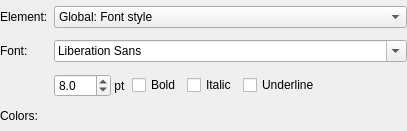
<?xml version="1.0" encoding="UTF-8"?>
<ui version="4.0">
 <class>AppearanceConfigWidget</class>
 <widget class="QWidget" name="AppearanceConfigWidget">
  <property name="geometry">
   <rect>
    <x>0</x>
    <y>0</y>
    <width>407</width>
    <height>131</height>
   </rect>
  </property>
  <property name="windowTitle">
   <string>Form</string>
  </property>
  <layout class="QGridLayout" name="appearanceconfig_grid">
   <property name="leftMargin">
    <number>0</number>
   </property>
   <property name="topMargin">
    <number>0</number>
   </property>
   <property name="rightMargin">
    <number>0</number>
   </property>
   <property name="bottomMargin">
    <number>0</number>
   </property>
   <property name="spacing">
    <number>6</number>
   </property>
   <item row="0" column="0">
    <widget class="QLabel" name="element_lbl">
     <property name="sizePolicy">
      <sizepolicy hsizetype="Preferred" vsizetype="Fixed">
       <horstretch>0</horstretch>
       <verstretch>0</verstretch>
      </sizepolicy>
     </property>
     <property name="text">
      <string>Element:</string>
     </property>
    </widget>
   </item>
   <item row="0" column="2" colspan="4">
    <widget class="QComboBox" name="element_cmb">
     <item>
      <property name="text">
       <string>Global: Font style</string>
      </property>
     </item>
     <item>
      <property name="text">
       <string>Global: Constraints descriptor</string>
      </property>
     </item>
     <item>
      <property name="text">
       <string>Global: Object selection</string>
      </property>
     </item>
     <item>
      <property name="text">
       <string>Global: Position hint text</string>
      </property>
     </item>
     <item>
      <property name="text">
       <string>Global: Position hint box</string>
      </property>
     </item>
     <item>
      <property name="text">
       <string>Global: Objects type</string>
      </property>
     </item>
     <item>
      <property name="text">
       <string>Global: Lock arc</string>
      </property>
     </item>
     <item>
      <property name="text">
       <string>Global: Lock body</string>
      </property>
     </item>
     <item>
      <property name="text">
       <string>Table: Schema name</string>
      </property>
     </item>
     <item>
      <property name="text">
       <string>Table: Table name</string>
      </property>
     </item>
     <item>
      <property name="text">
       <string>Table: Columns box</string>
      </property>
     </item>
     <item>
      <property name="text">
       <string>Table: Extended attributes box</string>
      </property>
     </item>
     <item>
      <property name="text">
       <string>Table: Title box</string>
      </property>
     </item>
     <item>
      <property name="text">
       <string>Rule: Name</string>
      </property>
     </item>
     <item>
      <property name="text">
       <string>Rule: Descriptor</string>
      </property>
     </item>
     <item>
      <property name="text">
       <string>Index: Name</string>
      </property>
     </item>
     <item>
      <property name="text">
       <string>Index: Descriptor</string>
      </property>
     </item>
     <item>
      <property name="text">
       <string>Trigger: Name</string>
      </property>
     </item>
     <item>
      <property name="text">
       <string>Trigger: Descriptor</string>
      </property>
     </item>
     <item>
      <property name="text">
       <string>View: Schema name</string>
      </property>
     </item>
     <item>
      <property name="text">
       <string>View: View name</string>
      </property>
     </item>
     <item>
      <property name="text">
       <string>View: References box</string>
      </property>
     </item>
     <item>
      <property name="text">
       <string>View: Extended attributes box</string>
      </property>
     </item>
     <item>
      <property name="text">
       <string>View: Title box</string>
      </property>
     </item>
     <item>
      <property name="text">
       <string>View: Table / columns alias</string>
      </property>
     </item>
     <item>
      <property name="text">
       <string>View: Referenced column</string>
      </property>
     </item>
     <item>
      <property name="text">
       <string>View: Referenced table</string>
      </property>
     </item>
     <item>
      <property name="text">
       <string>View: Reference descriptor</string>
      </property>
     </item>
     <item>
      <property name="text">
       <string>Textbox: Body</string>
      </property>
     </item>
     <item>
      <property name="text">
       <string>Column: Column name</string>
      </property>
     </item>
     <item>
      <property name="text">
       <string>Column: Descriptor</string>
      </property>
     </item>
     <item>
      <property name="text">
       <string>Column: Included / Inherited by relationship</string>
      </property>
     </item>
     <item>
      <property name="text">
       <string>Column: Protected</string>
      </property>
     </item>
     <item>
      <property name="text">
       <string>Column (pk): Column name</string>
      </property>
     </item>
     <item>
      <property name="text">
       <string>Column (pk): Descriptor</string>
      </property>
     </item>
     <item>
      <property name="text">
       <string>Column (fk): Column name</string>
      </property>
     </item>
     <item>
      <property name="text">
       <string>Column (fk): Descriptor</string>
      </property>
     </item>
     <item>
      <property name="text">
       <string>Column (uq): Column name</string>
      </property>
     </item>
     <item>
      <property name="text">
       <string>Column (uq): Descriptor</string>
      </property>
     </item>
     <item>
      <property name="text">
       <string>Column (nn): Column name</string>
      </property>
     </item>
     <item>
      <property name="text">
       <string>Column (nn): Descriptor</string>
      </property>
     </item>
     <item>
      <property name="text">
       <string>Relationship: Descriptor</string>
      </property>
     </item>
     <item>
      <property name="text">
       <string>Relationship: Label text</string>
      </property>
     </item>
     <item>
      <property name="text">
       <string>Relationship: Label box</string>
      </property>
     </item>
     <item>
      <property name="text">
       <string>Relationship: Attribute text</string>
      </property>
     </item>
     <item>
      <property name="text">
       <string>Relationship: Attribute descriptor</string>
      </property>
     </item>
     <item>
      <property name="text">
       <string>Tag: Name</string>
      </property>
     </item>
     <item>
      <property name="text">
       <string>Tag: Body</string>
      </property>
     </item>
    </widget>
   </item>
   <item row="1" column="0">
    <widget class="QLabel" name="font_lbl">
     <property name="sizePolicy">
      <sizepolicy hsizetype="Preferred" vsizetype="Fixed">
       <horstretch>0</horstretch>
       <verstretch>0</verstretch>
      </sizepolicy>
     </property>
     <property name="text">
      <string>Font:</string>
     </property>
    </widget>
   </item>
   <item row="1" column="2" colspan="4">
    <widget class="QFontComboBox" name="font_cmb">
     <property name="sizePolicy">
      <sizepolicy hsizetype="Expanding" vsizetype="Fixed">
       <horstretch>0</horstretch>
       <verstretch>0</verstretch>
      </sizepolicy>
     </property>
    </widget>
   </item>
   <item row="2" column="2">
    <layout class="QHBoxLayout" name="horizontalLayout_4">
     <property name="spacing">
      <number>0</number>
     </property>
     <item>
      <widget class="QDoubleSpinBox" name="font_size_spb">
       <property name="decimals">
        <number>1</number>
       </property>
       <property name="minimum">
        <double>5.000000000000000</double>
       </property>
       <property name="maximum">
        <double>100.000000000000000</double>
       </property>
       <property name="singleStep">
        <double>0.500000000000000</double>
       </property>
       <property name="value">
        <double>8.000000000000000</double>
       </property>
      </widget>
     </item>
     <item>
      <widget class="QLabel" name="unity_lbl">
       <property name="text">
        <string> pt</string>
       </property>
      </widget>
     </item>
    </layout>
   </item>
   <item row="2" column="3">
    <widget class="QCheckBox" name="bold_chk">
     <property name="sizePolicy">
      <sizepolicy hsizetype="Fixed" vsizetype="Fixed">
       <horstretch>0</horstretch>
       <verstretch>0</verstretch>
      </sizepolicy>
     </property>
     <property name="font">
      <font>
       <weight>50</weight>
       <bold>false</bold>
      </font>
     </property>
     <property name="text">
      <string>Bold</string>
     </property>
    </widget>
   </item>
   <item row="2" column="4">
    <widget class="QCheckBox" name="italic_chk">
     <property name="sizePolicy">
      <sizepolicy hsizetype="Fixed" vsizetype="Fixed">
       <horstretch>0</horstretch>
       <verstretch>0</verstretch>
      </sizepolicy>
     </property>
     <property name="font">
      <font>
       <weight>50</weight>
       <bold>false</bold>
      </font>
     </property>
     <property name="text">
      <string>Italic</string>
     </property>
    </widget>
   </item>
   <item row="3" column="0">
    <widget class="QLabel" name="colors_lbl">
     <property name="sizePolicy">
      <sizepolicy hsizetype="Preferred" vsizetype="Fixed">
       <horstretch>0</horstretch>
       <verstretch>0</verstretch>
      </sizepolicy>
     </property>
     <property name="text">
      <string>Colors:</string>
     </property>
    </widget>
   </item>
   <item row="2" column="5">
    <widget class="QCheckBox" name="underline_chk">
     <property name="sizePolicy">
      <sizepolicy hsizetype="Expanding" vsizetype="Fixed">
       <horstretch>0</horstretch>
       <verstretch>0</verstretch>
      </sizepolicy>
     </property>
     <property name="text">
      <string>Underline</string>
     </property>
    </widget>
   </item>
  </layout>
 </widget>
 <tabstops>
  <tabstop>element_cmb</tabstop>
  <tabstop>font_cmb</tabstop>
  <tabstop>font_size_spb</tabstop>
  <tabstop>bold_chk</tabstop>
  <tabstop>italic_chk</tabstop>
  <tabstop>underline_chk</tabstop>
 </tabstops>
 <resources/>
 <connections/>
</ui>
